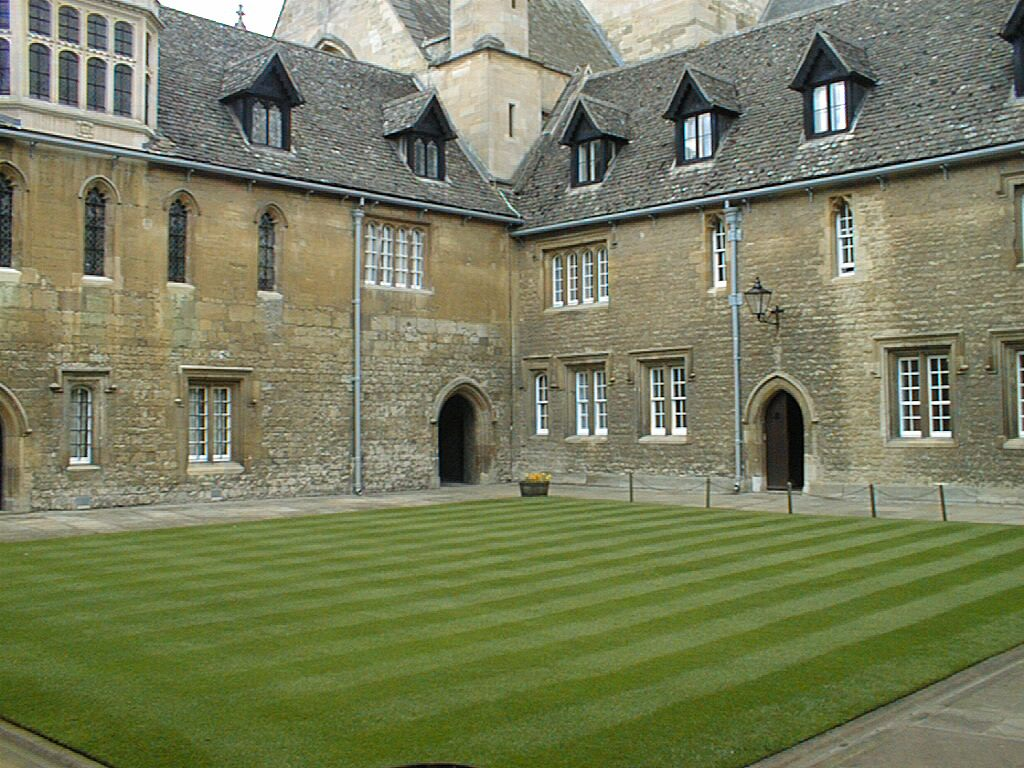
#> input picture images/001.jpg, 1024 x 768 px, found by its file name
$ jupyter execute --allow-errors camera.ipynb
#> lines starting #> are read from the running program, lines starting #| are printed output that depends on the picture
### sfm.py
import numpy as np
import matplotlib.pyplot as plt
from scipy import linalg
import cv2

# [21 lines left out: function compute_fundamental, not called in this run]

def compute_epipole(F):
    """基礎行列Fから（右側の）エピ極を計算する（左のエピ極はF.T）"""

    U, S, V = np.linalg.svd(F)
    e = V[-1]
    return e/e[2]

# [16 lines left out: function plot_epipolar_line, not called in this run]

def triangulate_point(x1, x2, P1, P2):
    """最小二乗法を用いて点の組を三角測量する"""

    M = np.zeros((6, 6))
    M[:3,:4] = P1
    M[3:,:4] = P2
    M[:3,4] = -x1
    M[3:,5] = -x2

    U, S, V = np.linalg.svd(M)
    X = V[-1,:4]

    return X / X[3]

def triangulate(x1, x2, P1, P2):
    """x1, x2(3*nの同時座標)の点の2視点三角測量"""

    n = x1.shape[1]
    if x2.shape[1] != n:
        raise ValueError("Number of points don't match!")

    X = [triangulate_point(x1[:,i], x2[:,i], P1, P2) for i in range(n)]

    return np.array(X).T

# [18 lines left out: function compute_P, not called in this run]

def compute_P_from_fundamental(F):
    """P1 = [I 0]と仮定して第2のカメラ行列を基礎行列から計算する"""

    e = compute_epipole(F.T)
    Te = skew(e)
    return np.vstack((np.dot(Te,F.T).T,e)).T

def skew(a):
    """任意のvについてa x v= Avになる交代行列A"""

    return np.array([[0,-a[2],a[1]],[a[2],0,-a[0]],[-a[1],a[0],0]])

# [15 lines left out: function compute_P_from_essential, not called in this run]

class RansacModel(object):
    """ransac.pyを用いて基礎行列を当てはめるためのclass"""

    def __init__(self, debug=False):
        self.debug = debug

    # [61 lines left out: functions fit, get_error, compute_fundamental_normalized, F_from_ransac, not called in this run]

### sift.py
import cv2
import os
import numpy as np
import matplotlib.pyplot as plt
from PIL import Image

# [183 lines left out: functions feature_detection, plot_features, my_match, match, match_twosided, appendimages and 6 more, not called in this run]

    # test
    # print("len(keys): ", len(keypoints), " len(desc): ", len(descriptors))
    # print(info[1])

    # print("Processed", imagename, "to", resultname)

def read_features_from_file(filename):
    """
    特徴量を読み込んで行列形式で返す
    """
    f = np.loadtxt(filename)
    locs = f[:, :4]
    desc = f[:, 4:]
    return locs, desc

# [73 lines left out: functions write_features_to_files, plot_features, process_image_multiview, matching_multiview, not called in this run]

### camera.py
import numpy as np
import matplotlib.pyplot as plt
from scipy import linalg
import cv2

class Camera(object):
    """ピンホールカメラを表すクラス"""

    def __init__(self, P):
        """カメラモデルP=K[P|t]を初期化する"""

        self.P = P
        self.K = None
        self.R = None
        self.t = None
        self.c = None

    # [9 lines left out: function project, not called in this run]

    def factor(self):
        """P=K[R|t]に従い,カメラ行列をK,R,tに分解する"""

        """
        K, R = linalg.rq(self.P[:,:3])

        T = np.diag(np.sign(np.diag(K)))
        if linalg.det(T) < 0:
            T[1,1] *= -1

        self.K = np.dot(K, T)
        self.R = np.dot(T, R)
        self.t = np.dot(linalg.inv(self.K), self.P[:,3])
        """

        tmp = self.P[:3]  # (3x4) projection matrix
        K, R, t = cv2.decomposeProjectionMatrix(tmp)[:3]
        K /= K[2, 2]  # 3x3 intrinsics matrix
        t = np.dot(linalg.inv(K), self.P[:,3])

        self.K = K
        self.R = R
        self.t = t

        return self.K, self.R, self.t

    # [8 lines left out: function center, not called in this run]

def rotation_matrix(a):
    """ベクトルaを軸に回転する3Dの回転行列を返す"""

    R = np.eye(4)
    R[:3, :3] = linalg.expm([[0,-a[2],a[1]],[a[2],0,-a[0]],[-a[1],a[0],0]])

    return R

### homography.py
import numpy as np
import matplotlib.pyplot as plt

# [7 lines left out: function nomalize, not called in this run]

def make_homog(points):
    """点の集合(dim*n)の配列を同時座標系に変換する"""

    return np.vstack((points, np.ones((1, points.shape[1]))))

# [65 lines left out: functions H_from_points, Haffine_from_points, not called in this run]

class RansacModel(object):
    """RANSACを用いてホモグラフィー行列を求める"""

    def __init__(self, debug=False):
        self.debug = debug

    # [34 lines left out: functions fit, get_error, H_from_ransac, not called in this run]

### camera.ipynb
[cell 1]
from PIL import Image
import os
import matplotlib.pyplot as plt
from array import array
import numpy as np
import cv2
import sift

[cell 2]
import camera

#> (the rest of this cell did not finish here and is left out)

[cell 3]
r = 0.05*np.random.rand(3)
rot = camera.rotation_matrix(r)

plt.figure()
#> (the rest of this cell did not finish here and is left out)

[cell 4]
import camera

K = np.array([[1000,0,500],[0,1000,300],[0,0,1]])

tmp = camera.rotation_matrix([0,0,1])[:3,:3]
Rt = np.hstack((tmp,np.array([[50],[40],[30]])))
cam = camera.Camera(np.dot(K,Rt))

print(K, Rt)
print(cam.factor())

[cell 5]
import camera

im1 = np.array(Image.open("/home/jaxa/toshiki/sfmtutorial/images/001.jpg"))
#> im1 is the input picture: shape (768, 1024, 3); mean R, G, B 119.8, 124.9, 93
im2 = np.array(Image.open("/home/jaxa/toshiki/sfmtutorial/images/002.jpg"))
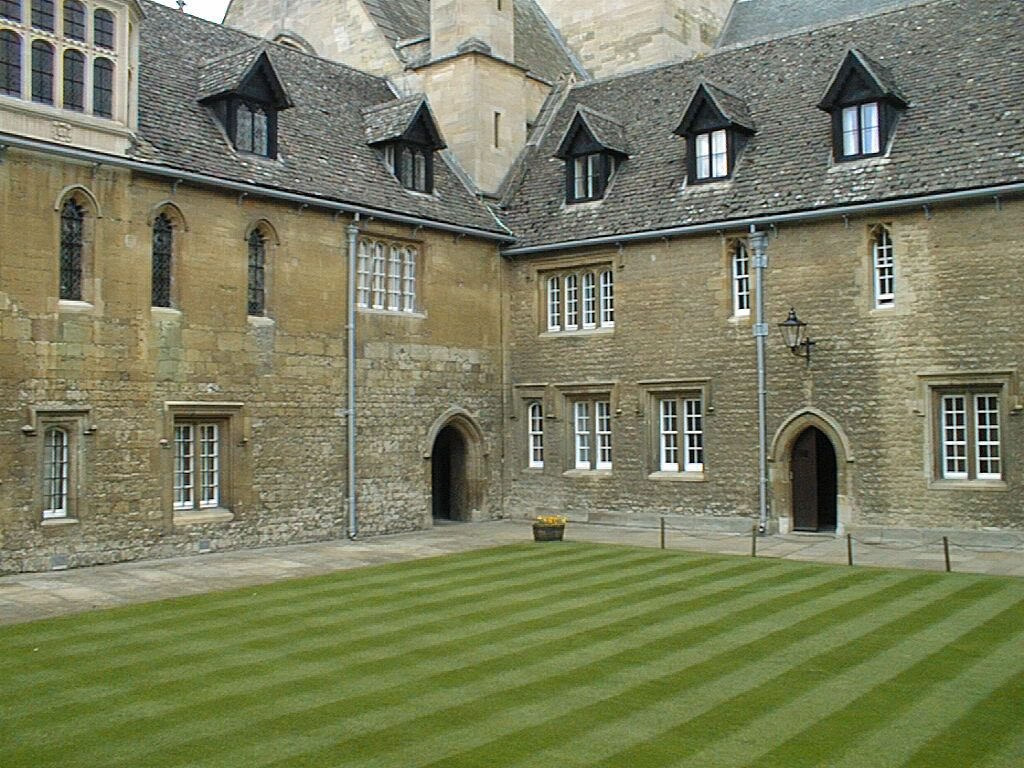
#> input picture images/002.jpg, 1024 x 768 px, found by its file name
#> im2 is the input picture: shape (768, 1024, 3); mean R, G, B 122.1, 126, 95.5

#> (the rest of this cell did not finish here and is left out)

#> (a cell that did not finish here is left out)

[cell 7]
from mpl_toolkits.mplot3d import axes3d

fig = plt.figure()
ax = fig.add_subplot(111, projection="3d")

X, Y, Z = axes3d.get_test_data(0.25)

ax.plot(X.flatten(), Y.flatten(), Z.flatten(), "o")

plt.show()
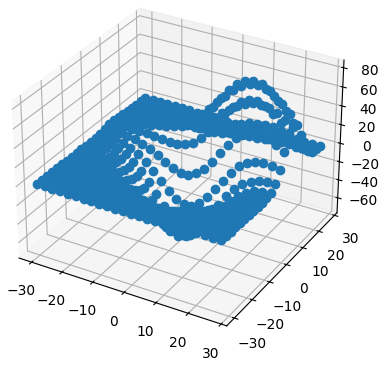
#> figure drawn by matplotlib, 1 panel

[cell 8]
from mpl_toolkits.mplot3d import axes3d

fig = plt.figure()
ax = fig.add_subplot(111, projection="3d")
#> (the rest of this cell did not finish here and is left out)

[cell 9]
import sfm

#> (the rest of this cell did not finish here and is left out)

[cell 10]
import sfm

#> (the rest of this cell did not finish here and is left out)

[cell 11]
import sfm, camera

#> (the rest of this cell did not finish here and is left out)

[cell 12]
import homography
import sfm
import sift

im1 = np.array(Image.open("/home/jaxa/toshiki/sfmtutorial/scan9_mini/00000000.jpg"))
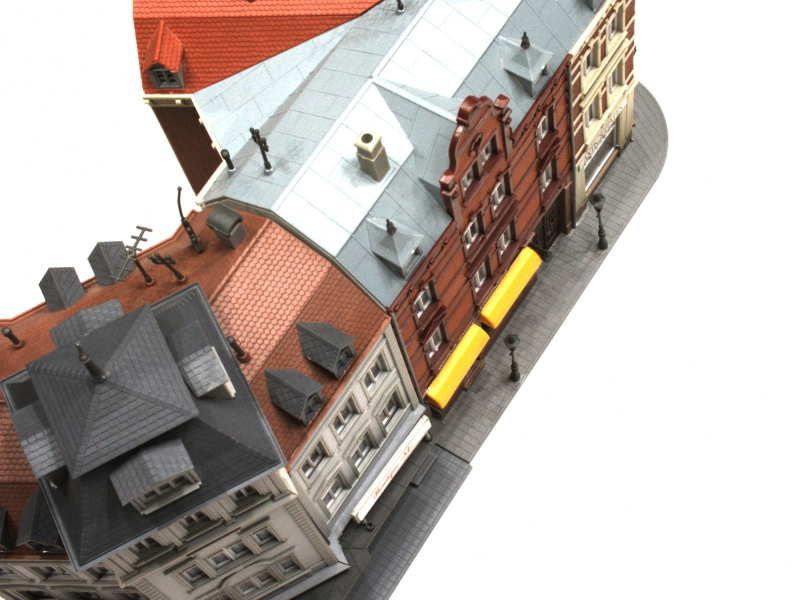
#> input picture scan9_mini/00000000.jpg, 1600 x 1200 px, found by its file name (shown at 1/2 size)
#> im1 is the input picture: shape (1200, 1600, 3); mean R, G, B 185.9, 175.7, 169.6
im2 = np.array(Image.open("/home/jaxa/toshiki/sfmtutorial/scan9_mini/00000007.jpg"))
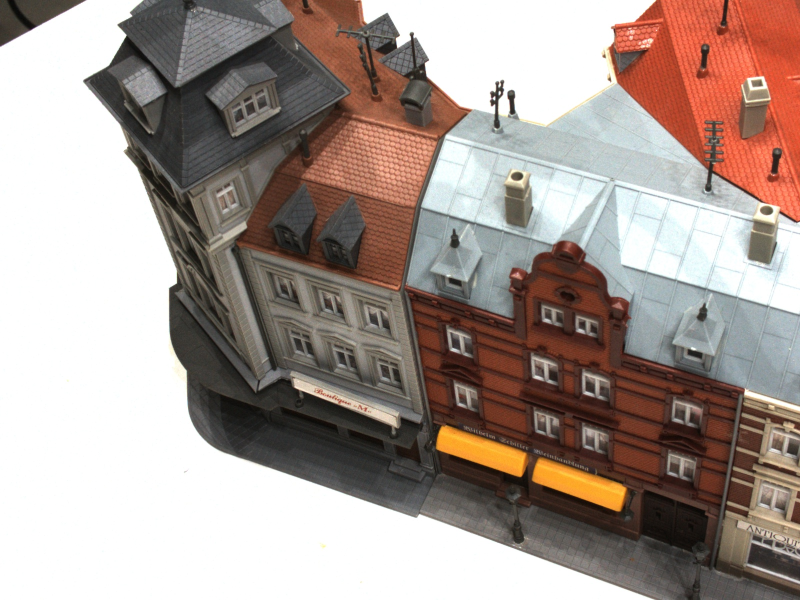
#> input picture scan9_mini/00000007.jpg, 1600 x 1200 px, found by its file name (shown at 1/2 size)
#> im2 is the input picture: shape (1200, 1600, 3); mean R, G, B 166.7, 152.5, 145.8

#> (the rest of this cell did not finish here and is left out)

[cell 13]
import homography
import sfm
import sift

im1 = np.array(Image.open("/home/jaxa/toshiki/sfmtutorial/scan9_mini/00000000.jpg"))
im2 = np.array(Image.open("/home/jaxa/toshiki/sfmtutorial/scan9_mini/00000012.jpg"))
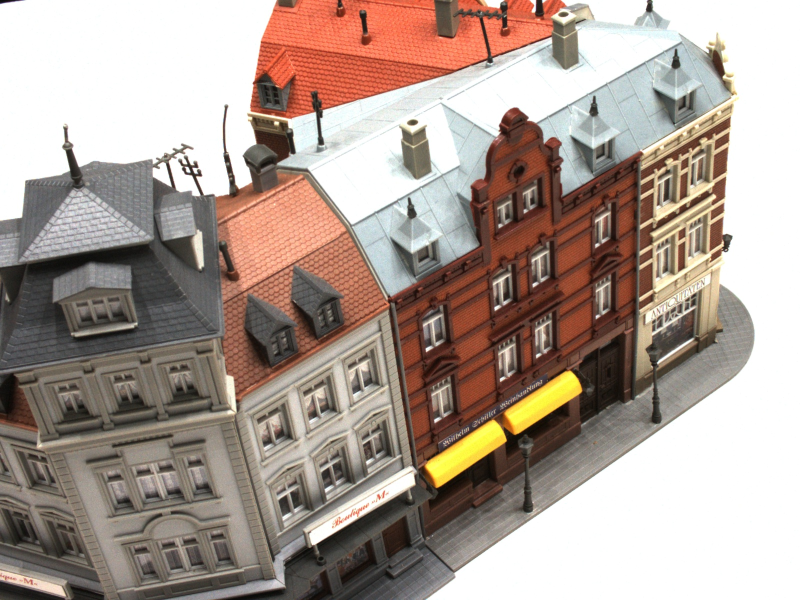
#> input picture scan9_mini/00000012.jpg, 1600 x 1200 px, found by its file name (shown at 1/2 size)
#> im2 is the input picture: shape (1200, 1600, 3); mean R, G, B 171.5, 156, 146.8

#> (the rest of this cell did not finish here and is left out)

#> (a cell that did not finish here is left out)

[cell 15]
im1 = np.array(Image.open("/home/jaxa/toshiki/sfmtutorial/scan9_mini/00000000.jpg"))
im2 = np.array(Image.open("/home/jaxa/toshiki/sfmtutorial/scan9_mini/00000012.jpg"))

#> (the rest of this cell did not finish here and is left out)

[cell 16]
import cv2
import numpy as np
import matplotlib.pyplot as plt

img1 = cv2.imread('/home/jaxa/toshiki/sfmtutorial/scan9_mini/00000000.jpg', cv2.IMREAD_GRAYSCALE)
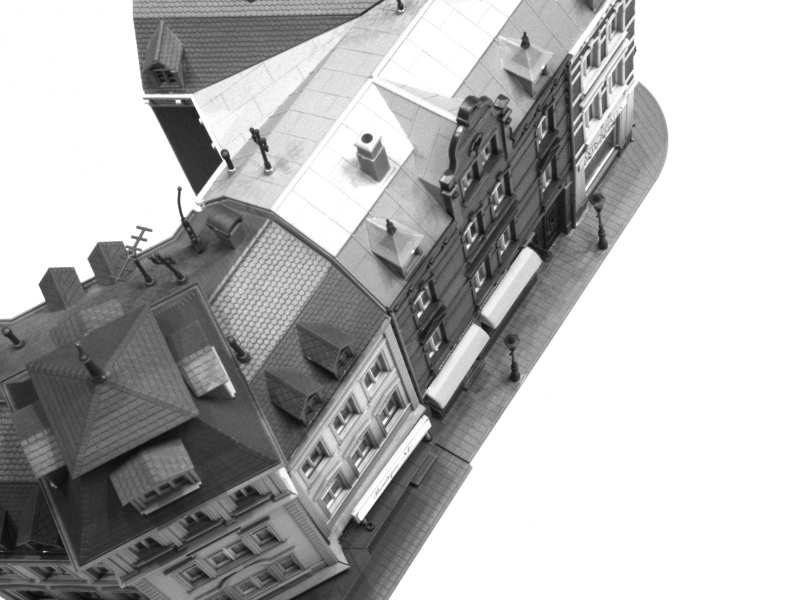
#> img1: shape (1200, 1600) (shown at 1/2 size); min 8, max 255, mean 178.1
img2 = cv2.imread('/home/jaxa/toshiki/sfmtutorial/scan9_mini/00000012.jpg', cv2.IMREAD_GRAYSCALE)
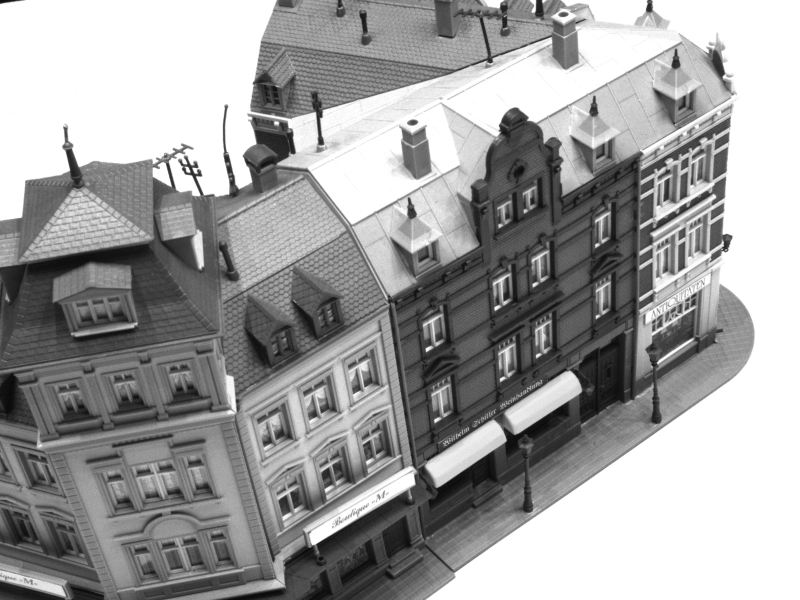
#> img2: shape (1200, 1600) (shown at 1/2 size); min 7, max 255, mean 159.6

sift = cv2.SIFT_create()

keypoints1, descriptors1 = sift.detectAndCompute(img1, None)
#> keypoints1 = 7008 keypoints; strongest (x, y, size): (734, 276, 12.5), (89, 1103, 2.5), (388, 298, 65.6), (359, 379, 6.4)
keypoints2, descriptors2 = sift.detectAndCompute(img2, None)
#> keypoints2 = 10195 keypoints; strongest (x, y, size): (454, 317, 9.2), (376, 340, 5.3), (826, 245, 9.1), (1299, 17, 10.1)

bf = cv2.BFMatcher(cv2.NORM_L2, crossCheck=True)
matches = bf.match(descriptors1, descriptors2)
#> matches = 2055 matches

matches = sorted(matches, key=lambda x: x.distance)

print(len(matches))
#| 2055

img_matches = cv2.drawMatches(img1, keypoints1, img2, keypoints2, matches[:50], None, flags=cv2.DrawMatchesFlags_NOT_DRAW_SINGLE_POINTS)
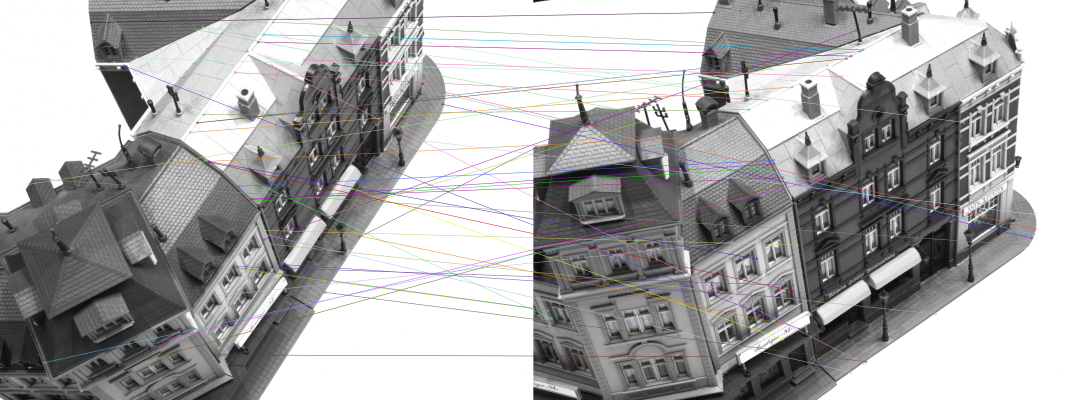
#> img_matches: shape (1200, 3200, 3) (shown at 1/3 size); mean of channels 0, 1, 2 167.8, 167.4, 168; drawn as B, G, R

plt.imshow(img_matches)
plt.show()

[cell 17]
query_idxs = [matches[i].queryIdx for i in range(len(matches))]
#> query_idxs = 2055 values, max 7007 at index 16, min 3 at index 1653, mean 3424.1
print(query_idxs)
#> (printed output is left out)
p1 = np.array([keypoints1[i].pt for i in query_idxs])
#> p1 = 2055 pairs, first value 3.35 to 1334.6, second value 3.53 to 1195.3
print(p1.shape)
train_idxs = [matches[i].queryIdx for i in range(len(matches))]
#> train_idxs has the same summary as query_idxs
print(train_idxs)
p2 = np.array([keypoints2[i].pt for i in train_idxs])
#> p2 = 2055 pairs, first value 3.82 to 840.1, second value 3.17 to 1197.2
print(p2.shape)

[cell 18]
import sfm

F, inliners = cv2.findFundamentalMat(p1, p2, cv2.FM_RANSAC, ransacReprojThreshold=1, confidence=0.99)
#> F = [[3.41e-06, -8.81e-08, -0.00125], [2.63e-08, 1.01e-10, -1.61e-05], [-0.00241, 4.78e-05, 1]]; inliners = 2055 values, max 1 at index 1, min 0 at index 0, mean 0.0988

print(F)
print(np.sum(inliners == 1))

P1 = np.array([[1, 0, 0, 0], [0, 1, 0, 0], [0, 0, 1, 0]])
P2 = sfm.compute_P_from_fundamental(F)
#> in compute_epipole, `U, S, V = np.linalg.svd(F)`: U = [[-0.00241, 0.998, 0.0701], [4.78e-05, -0.0701, 0.998], [1, 0.0024, 0.000121]]; S = [1, 4.05e-07, 6.41e-20]; V = [[-0.00125, -1.61e-05, 1], [1, -0.0306, 0.00125], [-0.0306, -1, -5.42e-05]]
#> in compute_epipole, `e = V[-1]`: e = [-0.0306, -1, -5.42e-05]
#> in compute_P_from_fundamental, `e = compute_epipole(F.T)`: e = [564, 18435.4, 1]
#> in compute_P_from_fundamental, `Te = skew(e)`: Te = [[0, -1, 18435.4], [1, 0, -564], [-18435.4, 564, 0]]
#> P2 = [[-23.01, -0.296, 18435.4, 564], [0.704, 0.00905, -564, 18435.4], [-0.0629, -0.000484, 44.39, 1]]

print(P1)
print(P2)

[cell 19]
import homography

x1 = homography.make_homog(p1.T)
print(x1.shape)
print(x1)
x2 = homography.make_homog(p2.T)

[cell 20]
X = sfm.triangulate(x1[:, inliners].squeeze(axis=-1), x2[:, inliners].squeeze(axis=-1), P1, P2)
#> in triangulate, `X = [triangulate_point(x1[:,i], x2[:,i], P1, P2) for i in range(n)]`: X = 2055 items, first 6: [5233.5, 849.7, 9, 1], [36162, 22482, 69.45, 1], [5233.5, 849.7, 9, 1], [5233.5, 849.7, 9, 1], [36162, 22482, 69.45, 1], [5233.5, 849.7, 9, 1]

print(X)
print(X.shape)

from mpl_toolkits.mplot3d import axes3d

fig = plt.figure()
ax = fig.add_subplot(111, projection="3d")
ax.plot(-X[0], X[1], X[2], "k.")
plt.axis("off")
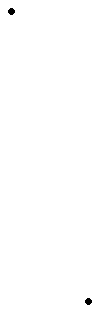
#> figure drawn by matplotlib, 1 panel
